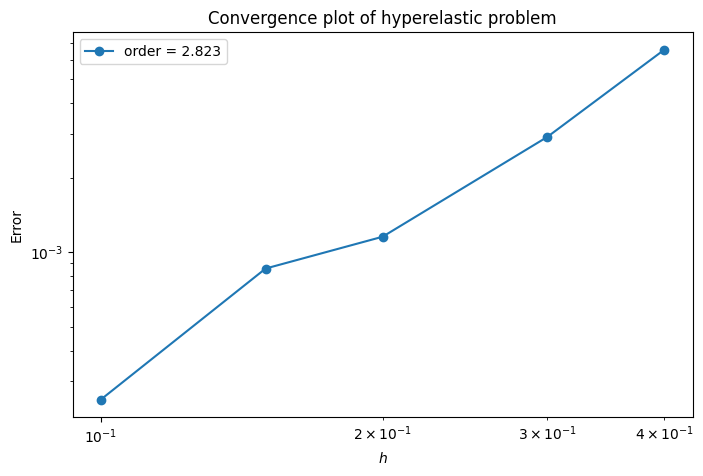

The Python source for this figure:
import numpy as np
import matplotlib.pyplot as plt
from dolfinx import io, fem
from mpi4py import MPI
import ufl
import sys
sys.path.append('../')

from src.hyperelasticity import HyperelasticProblem

def solve(h, lagrange_order=2, save_solution=False):
    problem = HyperelasticProblem(h, lagrange_order)
    problem.set_rectangular_domain(1, 1, 1, 0, 1)

    def left(x):
        return np.isclose(x[0], 0)
    def right(x):
        return np.isclose(x[0], 1)

    problem.boundary_conditions([left, right], vals=[0.0, 0], bc_types=['d1', 'n'])
    problem.setup_solver()
    def tension(x):
        return 5 * np.exp(-5*((x[1]-0.5)**2 + (x[2]-0.5)**2))
    problem.set_tension(tension)

    if save_solution:
        # Save reference configuration
        vtx = io.VTXWriter(MPI.COMM_WORLD, "convergence.bp", [problem.u], engine="BP4")
        vtx.write(0.0)
    problem.solve()
    if save_solution:
        # Save current configuration
        vtx.write(0.1)
        vtx.close()
    return problem.u

def L2_diff_coarse_fine(h, u_fine, lagrange_order = 2):
    # Interpolate the coarser solution into finer mesh and compute error there?
    # Opposite would lose details from the fine solution.
    u_coarse = solve(h, lagrange_order)

    u_coarse_interp = fem.Function(u_fine.function_space)
    # Outdated:
    # u_coarse_interp.interpolate(u_coarse,
    #             nmm_interpolation_data=fem.create_nonmatching_meshes_interpolation_data(
    #                                 u_fine.function_space.mesh, 
    #                                 u_fine.function_space.element, 
    #                                 u_coarse.function_space.mesh))
    V_coarse, V_fine = u_coarse.function_space, u_fine.function_space
    domain_coarse = V_coarse.mesh

    cell_map0 = domain_coarse.topology.index_map(domain_coarse.topology.dim)
    num_cells_on_proc = cell_map0.size_local + cell_map0.num_ghosts
    cells0 = np.arange(num_cells_on_proc, dtype=np.int32)
    interpolation_data1 = fem.create_interpolation_data(V_fine, V_coarse, cells0)
    
    u_coarse_interp.interpolate_nonmatching(u_coarse, cells0, interpolation_data1)

    comm = u_fine.function_space.mesh.comm
    error = fem.form((u_fine - u_coarse_interp)**2 * ufl.dx) 
    E = np.sqrt(comm.allreduce(fem.assemble_scalar(error), MPI.SUM))
    return E

def convergence_plot(h_fine, hs, plot_title, lagrange_order = 2):
    u_fine = solve(h_fine)
    errors = np.zeros_like(hs)
    for i in range(len(hs)):
        errors[i] = L2_diff_coarse_fine(hs[i], 
                                        u_fine, 
                                        lagrange_order = lagrange_order)

    order = (np.log(errors[-1]) - np.log(errors[-2])) / (np.log(hs[-1]) - np.log(hs[-2]))
    
    fig, ax = plt.subplots(figsize=(8,5))
    ax.loglog(hs, errors, '-o', label = "order = {:.3f}".format(order))
    ax.set_xlabel(r'$h$')
    ax.set_ylabel('Error')
    ax.set_title(f'Convergence plot of hyperelastic problem')
    ax.legend()
    fig.savefig(plot_title, bbox_inches='tight')
    fig.show()

h_fine = 0.075
hs = [0.1, 0.15, 0.2, 0.3, 0.4]
convergence_plot(h_fine, hs, "mech_convergence.png")